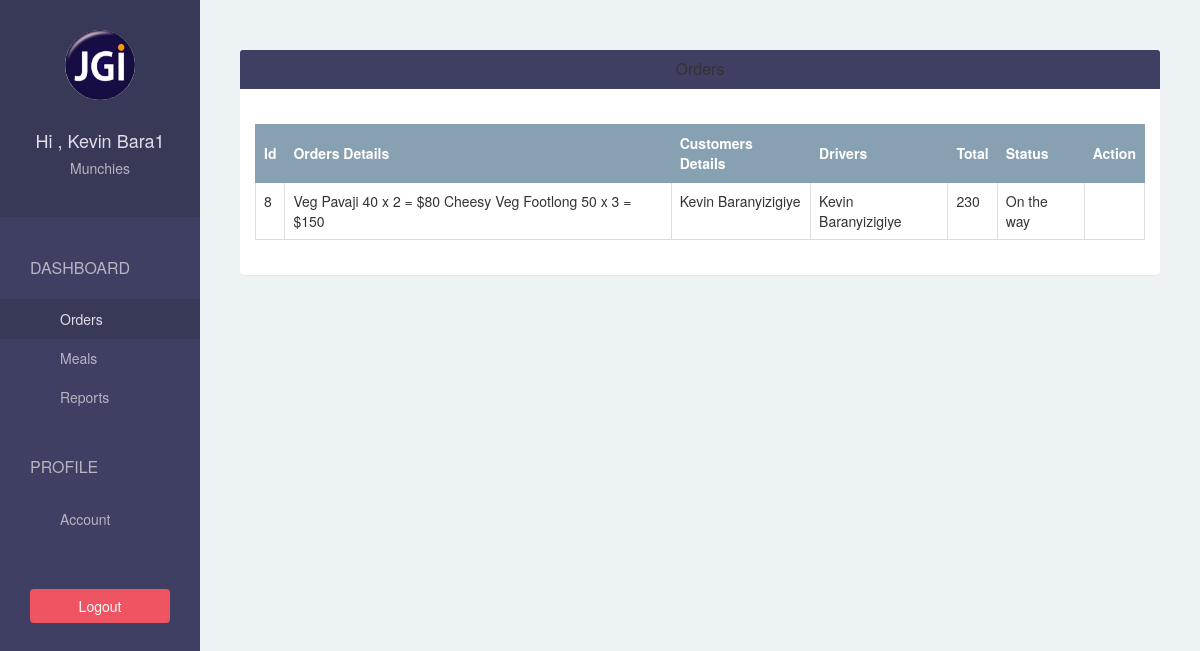
Page /restaurant/order/ (signed in) on the earlier database version.
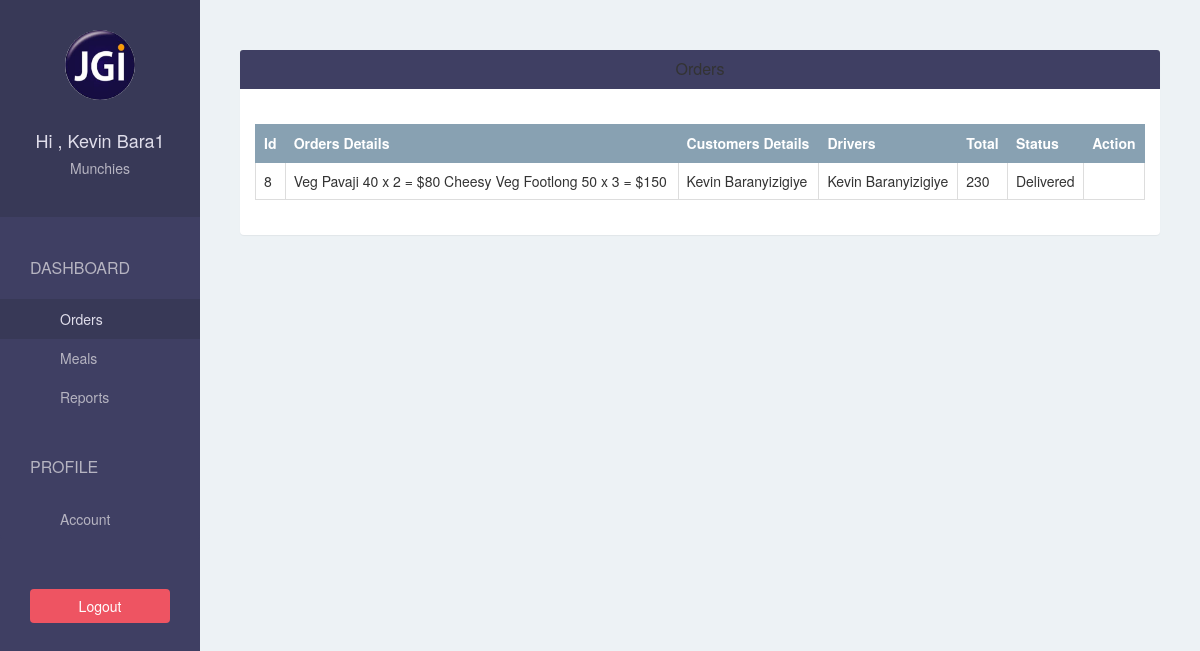
Same page on the later database version.
### foodtaskerapp/models.py (models this page shows, shortened)
class Order(models.Model):
    COOKING = 1
    READY = 2
    ONTHEWAY = 3
    DELIVERED = 4
    STATUS_CHOICES = (
        (COOKING ,"Cooking"),
        (READY,"Ready"),
        (ONTHEWAY,"On the way"),
        (DELIVERED, "Delivered"),
        )
    customer = models.ForeignKey(Customer)
    restaurant = models.ForeignKey(Restaurant)
    driver = models.ForeignKey(Driver,blank = True, null = True)
    address = models.CharField(max_length= 500)
    total = models.IntegerField()
    status = models.IntegerField(choices = STATUS_CHOICES)
    created_at = models.DateTimeField(default = timezone.now)
    picked_at = models.DateTimeField(blank = True, null = True)

class Customer(models.Model):
    user = models.OneToOneField(User, on_delete = models.CASCADE , related_name = 'customer')
    avatar = models.CharField(max_length= 500)
    phone = models.CharField(max_length= 500, blank = True)
    address = models.CharField(max_length= 500, blank = True)
    def __str__(self):
        return self.user.get_full_name()      #django function used to pull the fullname

class Driver(models.Model):
    user = models.OneToOneField(User, on_delete = models.CASCADE , related_name = 'driver')
    avatar = models.CharField(max_length= 500)
    phone = models.CharField(max_length= 500,blank = True)
    address = models.CharField(max_length= 500, blank =True)
    location = models.CharField(max_length = 500 , blank = True)
    def __str__(self):
        return self.user.get_full_name()

### foodtaskerapp/views.py (the view)
# urls.py: url(r'^restaurant/order/$', views.restaurant_order , name = 'restaurant-order'),
@login_required(login_url = '/restaurant/sign-in/')  #if not logged in redirect to sign-in page
def restaurant_order(request):
    if request.method == "POST":
        order = Order.objects.get(id = request.POST["id"], restaurant = request.user.restaurant)
        if order.status == Order.COOKING:
            order.status = Order.READY
            order.save()
    orders = Order.objects.filter(restaurant = request.user.restaurant).order_by("-id")
    return render(request, 'restaurant/order.html',{"orders": orders})

### foodtaskerapp/templates/restaurant/order.html (shortened to what this page needs)
{% extends 'restaurant/base.html' %}
{% block page %}
<div class="panel">
    <div class="panel-heading bg-blue">
      <h4 class="panel-title text-center text white">Orders</h4>
    </div>
    <div class="panel-body">
      <br/>
    <table class="table table-bordered table-hover table striped">
      <thead>
        <tr class="bg-gray text-white">
          <th>Id</th>
          <th>Orders Details</th>
          <th>Customers Details</th>
          <th>Drivers</th>
          <th>Total</th>
          <th>Status</th>
          <th>Action</th>
        </tr>
      </thead>
      <tbody>
            {% for order in orders %}
                <tr>
                    <td scope ="raw">{{ order.id}}</td>
                    <td>
                      {% for od in order.order_details.all %}
                        {{ od.meal.name }} {{ od.meal.price }} x {{ od.quantity }} = ${{ od.sub_total }}
                      {% endfor %}
                    </td>
                    <td>{{ order.customer }}</td>
                    <td>{{ order.driver }}</td>
                    <td>{{ order.total }}</td>
                    <td>{{ order.get_status_display }}</td>
                    <td>
                    </td>
                </tr>
            {% endfor %}
     </tbody>
    </table>
  </div>
</div>
{% endblock %}

Differences in the rows shown:
changed Order "Kevin Baranyizigiye": status "On the way" → "Delivered"
